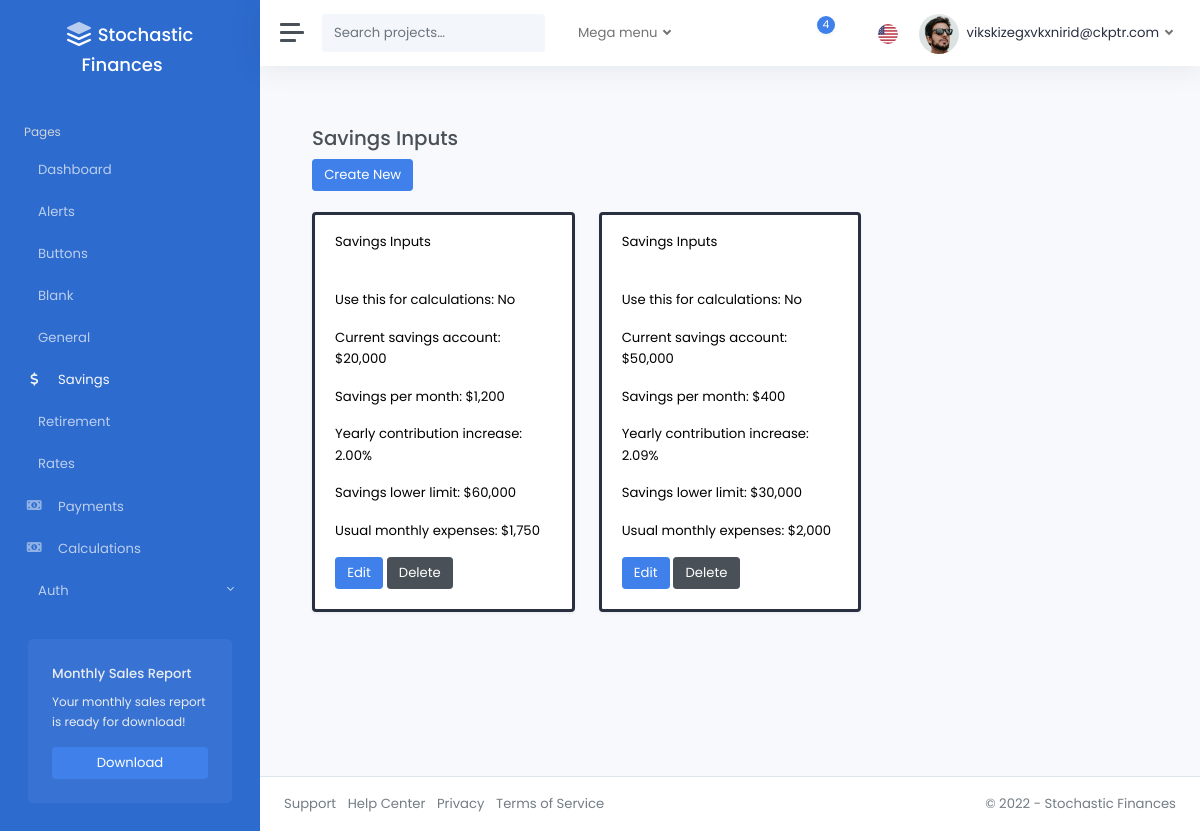
/savings/ (signed in), run on an earlier commit of the app's database.
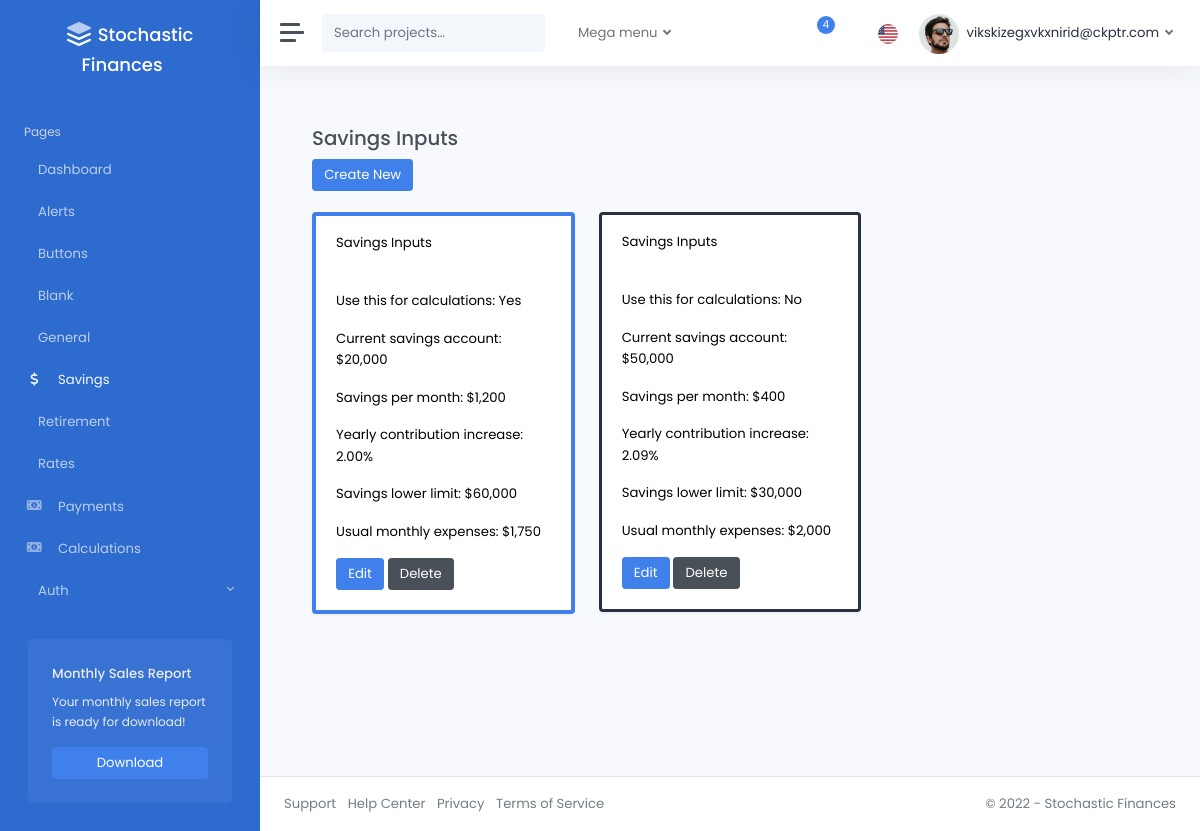
And on a later commit of the database.
### pages/models.py (models this page shows)
class SavingsInputsModel(models.Model):
    is_active = models.BooleanField(
        default=False,
    )
    base_savings = models.FloatField(
        validators=[validate_base_savings, decimal_validator]
    )
    base_saved_per_mo = models.FloatField(
        validators=[validate_base_saved_per_mo, decimal_validator],
    )
    base_savings_per_yr_increase = models.FloatField(
        validators=[validate_base_per_yr_increase, decimal_validator],
    )
    savings_lower_limit = models.FloatField(
        validators=[validate_savings_lower_limit, decimal_validator]
    )
    base_monthly_bills = models.FloatField(
        validators=[validate_base_monthly_bills, decimal_validator]
    )
    created_by = models.ForeignKey(
        CustomUser,
        related_name="savings_inputs",
        on_delete=models.CASCADE,
    )
    modified_at = models.DateTimeField(auto_now=True)
    class Meta:
        verbose_name_plural = "Savings_Inputs"

### pages/views.py (the view)
# urls.py: path("savings/", savings_inputs_dashboard, name="savings_inputs_dashboard"),
@login_required
def savings_inputs_dashboard(request):
    savings_inputs_models = SavingsInputsModel.objects.filter(created_by=request.user)
    return render(
        request,
        "pages/savings_inputs.html",
        {"savings_inputs": savings_inputs_models},
    )

### templates/pages/savings_inputs.html (shortened to what this page needs)
{% extends 'layouts/_base.html' %}
{% load static %}
{% block content %}
<div class="container">
    <br />
    <h3>Savings Inputs</h3>
    <div>
        <a href="{% url 'savings_inputs_create'%}" class="btn btn-primary">Create New</a>
    </div>
<br />
<div class="row">
    {% for item in savings_inputs %}
        <div class="col-md-4">
            <div class="card shadow {% if item.is_active %}border-primary{% else %}border-dark{% endif %} mb-3 text-black" style="border-width: {% if item.is_active %}4px{% else %}3px{% endif %};">
                <div class="card-header">Savings Inputs</div>
                <div class="card-body">
                    <p class="card-text">Use this for calculations: {{ item.is_active|yesno|title }}</p>
                    <p class="card-text">Current savings account: ${{ item.base_savings|floatformat:"0g" }}</p>
                    <p class="card-text">Savings per month: ${{ item.base_saved_per_mo|floatformat:"0g" }}</p>
                    <p class="card-text">Yearly contribution increase: {{ item.base_savings_per_yr_increase|floatformat:"2" }}%</p>
                    <p class="card-text">Savings lower limit: ${{ item.savings_lower_limit|floatformat:"0g" }}</p>
                    <p class="card-text">Usual monthly expenses: ${{ item.base_monthly_bills|floatformat:"0g" }}</p>
                    <a href="{% url 'savings_inputs_edit' item.id %}" class="btn btn-primary">Edit</a>
                    <a href="{% url 'savings_inputs_delete' item.id %}" class="btn btn-secondary">Delete</a>
                </div>
            </div>
        </div>
    {% endfor %}
</div>
</div>
{% endblock %}

What changed in the data, as far as the page shows it:
changed SavingsInputsModel: is_active "No" → "Yes"
